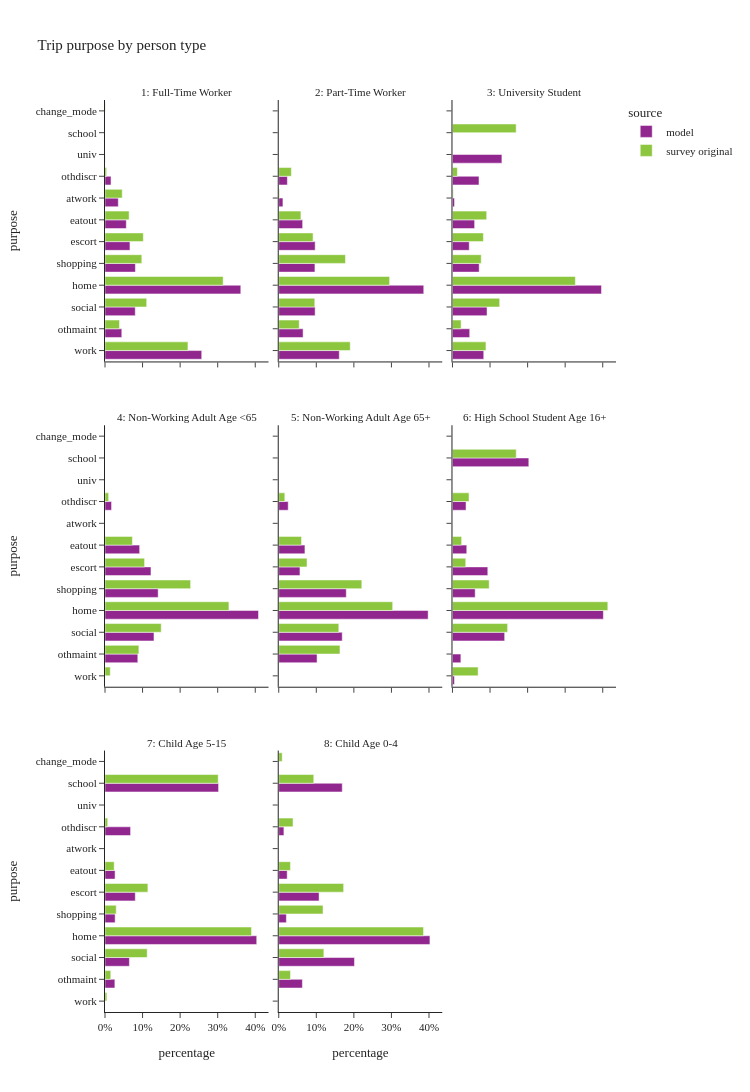

Notebook code for this chart:
### Code cell
util.plot_share_facetbar(trip_data, 'trip_weight', share_col="purpose", title="Trip purpose by person type", 
                         facet_col="ptype_label", facet_col_wrap=3, height=1200)

### Figure 1 — Plotly figure (JSON) as saved in the notebook; plotly's stock layout.template omitted (floating-point values rounded to 4 significant figures)
{"data": [{"alignmentgroup": "True", "customdata": [[1559080], [270722], [487804], [2188923], [489844], [402143], [343351], [214333], [97159], [1657]], "hovertemplate": "source=model<br>ptype_label=1: Full-Time Worker<br>percentage=%{x}<br>purpose=%{y}<br>sample_size=%{customdata[0]}<extra></extra>", "legendgroup": "model", "marker": {"color": "#91268F", "pattern": {"shape": ""}}, "name": "model", "offsetgroup": "model", "orientation": "h", "showlegend": true, "textposition": "auto", "type": "bar", "x": [0.2575, 0.04471, 0.08056, 0.3615, 0.0809, 0.06641, 0.05671, 0.0354, 0.01605, 0.0002737], "xaxis": "x7", "y": ["work", "othmaint", "social", "home", "shopping", "escort", "eatout", "atwork", "othdiscr", "univ"], "yaxis": "y7"}, {"alignmentgroup": "True", "customdata": [[184929], [74373], [111181], [443002], [110567], [111282], [72995], [12798], [26374]], "hovertemplate": "source=model<br>ptype_label=2: Part-Time Worker<br>percentage=%{x}<br>purpose=%{y}<br>sample_size=%{customdata[0]}<extra></extra>", "legendgroup": "model", "marker": {"color": "#91268F", "pattern": {"shape": ""}}, "name": "model", "offsetgroup": "model", "orientation": "h", "showlegend": false, "textposition": "auto", "type": "bar", "x": [0.1612, 0.06481, 0.09689, 0.3861, 0.09635, 0.09698, 0.06361, 0.01115, 0.02298], "xaxis": "x8", "y": ["work", "othmaint", "social", "home", "shopping", "escort", "eatout", "atwork", "othdiscr"], "yaxis": "y8"}, {"alignmentgroup": "True", "customdata": [[44736], [24651], [49437], [213126], [38198], [23969], [31693], [2898], [37928], [70693]], "hovertemplate": "source=model<br>ptype_label=3: University Student<br>percentage=%{x}<br>purpose=%{y}<br>sample_size=%{customdata[0]}<extra></extra>", "legendgroup": "model", "marker": {"color": "#91268F", "pattern": {"shape": ""}}, "name": "model", "offsetgroup": "model", "orientation": "h", "showlegend": false, "textposition": "auto", "type": "bar", "x": [0.08326, 0.04588, 0.09201, 0.3966, 0.07109, 0.04461, 0.05898, 0.005393, 0.07059, 0.1316], "xaxis": "x9", "y": ["work", "othmaint", "social", "home", "shopping", "escort", "eatout", "atwork", "othdiscr", "univ"], "yaxis": "y9"}, {"alignmentgroup": "True", "customdata": [[135120], [201754], [632213], [218979], [189325], [142760], [26992]], "hovertemplate": "source=model<br>ptype_label=4: Non-Working Adult Age <65<br>percentage=%{x}<br>purpose=%{y}<br>sample_size=%{customdata[0]}<extra></extra>", "legendgroup": "model", "marker": {"color": "#91268F", "pattern": {"shape": ""}}, "name": "model", "offsetgroup": "model", "orientation": "h", "showlegend": false, "textposition": "auto", "type": "bar", "x": [0.08734, 0.1304, 0.4086, 0.1415, 0.1224, 0.09227, 0.01745], "xaxis": "x4", "y": ["othmaint", "social", "home", "shopping", "escort", "eatout", "othdiscr"], "yaxis": "y4"}, {"alignmentgroup": "True", "customdata": [[131041], [217125], [510977], [230945], [72553], [89555], [32378]], "hovertemplate": "source=model<br>ptype_label=5: Non-Working Adult Age 65+<br>percentage=%{x}<br>purpose=%{y}<br>sample_size=%{customdata[0]}<extra></extra>", "legendgroup": "model", "marker": {"color": "#91268F", "pattern": {"shape": ""}}, "name": "model", "offsetgroup": "model", "orientation": "h", "showlegend": false, "textposition": "auto", "type": "bar", "x": [0.102, 0.169, 0.3978, 0.1798, 0.05648, 0.06972, 0.02521], "xaxis": "x5", "y": ["othmaint", "social", "home", "shopping", "escort", "eatout", "othdiscr"], "yaxis": "y5"}, {"alignmentgroup": "True", "customdata": [[1981], [8570], [53291], [154071], [23176], [36061], [77934], [14565], [42], [13836]], "hovertemplate": "source=model<br>ptype_label=6: High School Student Age 16+<br>percentage=%{x}<br>purpose=%{y}<br>sample_size=%{customdata[0]}<extra></extra>", "legendgroup": "model", "marker": {"color": "#91268F", "pattern": {"shape": ""}}, "name": "model", "offsetgroup": "model", "orientation": "h", "showlegend": false, "textposition": "auto", "type": "bar", "x": [0.005165, 0.02235, 0.1389, 0.4017, 0.06043, 0.09402, 0.2032, 0.03798, 0.0001095, 0.03608], "xaxis": "x6", "y": ["work", "othmaint", "social", "home", "shopping", "escort", "school", "eatout", "atwork", "othdiscr"], "yaxis": "y6"}, {"alignmentgroup": "True", "customdata": [[31901], [78821], [490411], [32772], [97926], [367097], [32564], [82685]], "hovertemplate": "source=model<br>ptype_label=7: Child Age 5-15<br>percentage=%{x}<br>purpose=%{y}<br>sample_size=%{customdata[0]}<extra></extra>", "legendgroup": "model", "marker": {"color": "#91268F", "pattern": {"shape": ""}}, "name": "model", "offsetgroup": "model", "orientation": "h", "showlegend": false, "textposition": "auto", "type": "bar", "x": [0.02627, 0.06492, 0.4039, 0.02699, 0.08065, 0.3023, 0.02682, 0.0681], "xaxis": "x", "y": ["othmaint", "social", "home", "shopping", "escort", "school", "eatout", "othdiscr"], "yaxis": "y"}, {"alignmentgroup": "True", "customdata": [[23887], [76532], [152770], [7696], [40749], [64170], [8531], [5219]], "hovertemplate": "source=model<br>ptype_label=8: Child Age 0-4<br>percentage=%{x}<br>purpose=%{y}<br>sample_size=%{customdata[0]}<extra></extra>", "legendgroup": "model", "marker": {"color": "#91268F", "pattern": {"shape": ""}}, "name": "model", "offsetgroup": "model", "orientation": "h", "showlegend": false, "textposition": "auto", "type": "bar", "x": [0.06293, 0.2016, 0.4025, 0.02028, 0.1074, 0.1691, 0.02248, 0.01375], "xaxis": "x2", "y": ["othmaint", "social", "home", "shopping", "escort", "school", "eatout", "othdiscr"], "yaxis": "y2"}, {"alignmentgroup": "True", "customdata": [[2156], [336], [1266], [3418], [829], [641], [630], [374], [49], [16]], "hovertemplate": "source=survey original<br>ptype_label=1: Full-Time Worker<br>percentage=%{x}<br>purpose=%{y}<br>sample_size=%{customdata[0]}<extra></extra>", "legendgroup": "survey original", "marker": {"color": "#8CC63E", "pattern": {"shape": ""}}, "name": "survey original", "offsetgroup": "survey original", "orientation": "h", "showlegend": true, "textposition": "auto", "type": "bar", "x": [0.2208, 0.03858, 0.111, 0.3145, 0.098, 0.102, 0.06421, 0.04587, 0.004225, 0.0007776], "xaxis": "x7", "y": ["work", "othmaint", "social", "home", "shopping", "escort", "eatout", "atwork", "othdiscr", "change_mode"], "yaxis": "y7"}, {"alignmentgroup": "True", "customdata": [[505], [211], [467], [1011], [386], [240], [183], [29], [45], [3]], "hovertemplate": "source=survey original<br>ptype_label=2: Part-Time Worker<br>percentage=%{x}<br>purpose=%{y}<br>sample_size=%{customdata[0]}<extra></extra>", "legendgroup": "survey original", "marker": {"color": "#8CC63E", "pattern": {"shape": ""}}, "name": "survey original", "offsetgroup": "survey original", "orientation": "h", "showlegend": false, "textposition": "auto", "type": "bar", "x": [0.1904, 0.05458, 0.09596, 0.2951, 0.1776, 0.09136, 0.05901, 0.002115, 0.03359, 0.0002915], "xaxis": "x8", "y": ["work", "othmaint", "social", "home", "shopping", "escort", "eatout", "atwork", "othdiscr", "change_mode"], "yaxis": "y8"}, {"alignmentgroup": "True", "customdata": [[86], [29], [149], [343], [94], [51], [117], [58], [20], [49], [3]], "hovertemplate": "source=survey original<br>ptype_label=3: University Student<br>percentage=%{x}<br>purpose=%{y}<br>sample_size=%{customdata[0]}<extra></extra>", "legendgroup": "survey original", "marker": {"color": "#8CC63E", "pattern": {"shape": ""}}, "name": "survey original", "offsetgroup": "survey original", "orientation": "h", "showlegend": false, "textposition": "auto", "type": "bar", "x": [0.08909, 0.02293, 0.1257, 0.3271, 0.07654, 0.08233, 0.1696, 0.09108, 0.001982, 0.01301, 0.0007028], "xaxis": "x9", "y": ["work", "othmaint", "social", "home", "shopping", "escort", "school", "eatout", "atwork", "othdiscr", "change_mode"], "yaxis": "y9"}, {"alignmentgroup": "True", "customdata": [[21], [243], [514], [962], [550], [247], [185], [36], [2]], "hovertemplate": "source=survey original<br>ptype_label=4: Non-Working Adult Age <65<br>percentage=%{x}<br>purpose=%{y}<br>sample_size=%{customdata[0]}<extra></extra>", "legendgroup": "survey original", "marker": {"color": "#8CC63E", "pattern": {"shape": ""}}, "name": "survey original", "offsetgroup": "survey original", "orientation": "h", "showlegend": false, "textposition": "auto", "type": "bar", "x": [0.01397, 0.09015, 0.1497, 0.3299, 0.2279, 0.1054, 0.07298, 0.009673, 0.0003247], "xaxis": "x4", "y": ["work", "othmaint", "social", "home", "shopping", "escort", "eatout", "othdiscr", "change_mode"], "yaxis": "y4"}, {"alignmentgroup": "True", "customdata": [[2], [349], [567], [1015], [591], [190], [190], [71], [2]], "hovertemplate": "source=survey original<br>ptype_label=5: Non-Working Adult Age 65+<br>percentage=%{x}<br>purpose=%{y}<br>sample_size=%{customdata[0]}<extra></extra>", "legendgroup": "survey original", "marker": {"color": "#8CC63E", "pattern": {"shape": ""}}, "name": "survey original", "offsetgroup": "survey original", "orientation": "h", "showlegend": false, "textposition": "auto", "type": "bar", "x": [0.0001631, 0.163, 0.1599, 0.3033, 0.2211, 0.07528, 0.06064, 0.01618, 0.0004252], "xaxis": "x5", "y": ["work", "othmaint", "social", "home", "shopping", "escort", "eatout", "othdiscr", "change_mode"], "yaxis": "y5"}, {"alignmentgroup": "True", "customdata": [[10], [1], [35], [79], [10], [8], [45], [10], [4]], "hovertemplate": "source=survey original<br>ptype_label=6: High School Student Age 16+<br>percentage=%{x}<br>purpose=%{y}<br>sample_size=%{customdata[0]}<extra></extra>", "legendgroup": "survey original", "marker": {"color": "#8CC63E", "pattern": {"shape": ""}}, "name": "survey original", "offsetgroup": "survey original", "orientation": "h", "showlegend": false, "textposition": "auto", "type": "bar", "x": [0.06824, 0.0002865, 0.1468, 0.4136, 0.09771, 0.0353, 0.1697, 0.02434, 0.04405], "xaxis": "x6", "y": ["work", "othmaint", "social", "home", "shopping", "escort", "school", "eatout", "othdiscr"], "yaxis": "y6"}, {"alignmentgroup": "True", "customdata": [[9], [52], [218], [681], [53], [166], [484], [77], [29], [2]], "hovertemplate": "source=survey original<br>ptype_label=7: Child Age 5-15<br>percentage=%{x}<br>purpose=%{y}<br>sample_size=%{customdata[0]}<extra></extra>", "legendgroup": "survey original", "marker": {"color": "#8CC63E", "pattern": {"shape": ""}}, "name": "survey original", "offsetgroup": "survey original", "orientation": "h", "showlegend": false, "textposition": "auto", "type": "bar", "x": [0.004979, 0.0154, 0.1123, 0.39, 0.02987, 0.1142, 0.3014, 0.02448, 0.007198, 0.0001868], "xaxis": "x", "y": ["work", "othmaint", "social", "home", "shopping", "escort", "school", "eatout", "othdiscr", "change_mode"], "yaxis": "y"}, {"alignmentgroup": "True", "customdata": [[2], [23], [125], [273], [69], [124], [90], [46], [15], [2]], "hovertemplate": "source=survey original<br>ptype_label=8: Child Age 0-4<br>percentage=%{x}<br>purpose=%{y}<br>sample_size=%{customdata[0]}<extra></extra>", "legendgroup": "survey original", "marker": {"color": "#8CC63E", "pattern": {"shape": ""}}, "name": "survey original", "offsetgroup": "survey original", "orientation": "h", "showlegend": false, "textposition": "auto", "type": "bar", "x": [0.0005594, 0.0313, 0.1201, 0.3855, 0.1179, 0.1728, 0.09325, 0.03121, 0.03809, 0.009249], "xaxis": "x2", "y": ["work", "othmaint", "social", "home", "shopping", "escort", "school", "eatout", "othdiscr", "change_mode"], "yaxis": "y2"}], "layout": {"annotations": [{"font": {}, "showarrow": false, "text": "7: Child Age 5-15", "x": 0.16, "xanchor": "center", "xref": "paper", "y": 0.2867, "yanchor": "bottom", "yref": "paper"}, {"font": {}, "showarrow": false, "text": "8: Child Age 0-4", "x": 0.5, "xanchor": "center", "xref": "paper", "y": 0.2867, "yanchor": "bottom", "yref": "paper"}, {"font": {}, "showarrow": false, "text": "4: Non-Working Adult Age <65", "x": 0.16, "xanchor": "center", "xref": "paper", "y": 0.6433, "yanchor": "bottom", "yref": "paper"}, {"font": {}, "showarrow": false, "text": "5: Non-Working Adult Age 65+", "x": 0.5, "xanchor": "center", "xref": "paper", "y": 0.6433, "yanchor": "bottom", "yref": "paper"}, {"font": {}, "showarrow": false, "text": "6: High School Student Age 16+", "x": 0.84, "xanchor": "center", "xref": "paper", "y": 0.6433, "yanchor": "bottom", "yref": "paper"}, {"font": {}, "showarrow": false, "text": "1: Full-Time Worker", "x": 0.16, "xanchor": "center", "xref": "paper", "y": 1.0, "yanchor": "bottom", "yref": "paper"}, {"font": {}, "showarrow": false, "text": "2: Part-Time Worker", "x": 0.5, "xanchor": "center", "xref": "paper", "y": 1.0, "yanchor": "bottom", "yref": "paper"}, {"font": {}, "showarrow": false, "text": "3: University Student", "x": 0.84, "xanchor": "center", "xref": "paper", "y": 1.0, "yanchor": "bottom", "yref": "paper"}], "barmode": "group", "height": 1200, "legend": {"title": {"text": "source"}, "tracegroupgap": 0}, "title": {"text": "Trip purpose by person type"}, "width": 750, "xaxis": {"anchor": "y", "domain": [0.0, 0.32], "tickformat": ".0%", "title": {"text": "percentage"}}, "xaxis2": {"anchor": "y2", "domain": [0.34, 0.66], "matches": "x", "tickformat": ".0%", "title": {"text": "percentage"}}, "xaxis3": {"anchor": "y3", "domain": [0.68, 1.0], "matches": "x", "tickformat": ".0%", "title": {"text": "percentage"}}, "xaxis4": {"anchor": "y4", "domain": [0.0, 0.32], "matches": "x", "showticklabels": false, "tickformat": ".0%"}, "xaxis5": {"anchor": "y5", "domain": [0.34, 0.66], "matches": "x", "showticklabels": false, "tickformat": ".0%"}, "xaxis6": {"anchor": "y6", "domain": [0.68, 1.0], "matches": "x", "showticklabels": false, "tickformat": ".0%"}, "xaxis7": {"anchor": "y7", "domain": [0.0, 0.32], "matches": "x", "showticklabels": false, "tickformat": ".0%"}, "xaxis8": {"anchor": "y8", "domain": [0.34, 0.66], "matches": "x", "showticklabels": false, "tickformat": ".0%"}, "xaxis9": {"anchor": "y9", "domain": [0.68, 1.0], "matches": "x", "showticklabels": false, "tickformat": ".0%"}, "yaxis": {"anchor": "x", "domain": [0.0, 0.2867], "title": {"text": "purpose"}}, "yaxis2": {"anchor": "x2", "domain": [0.0, 0.2867], "matches": "y", "showticklabels": false}, "yaxis3": {"anchor": "x3", "domain": [0.0, 0.2867], "matches": "y", "showticklabels": false}, "yaxis4": {"anchor": "x4", "domain": [0.3567, 0.6433], "matches": "y", "title": {"text": "purpose"}}, "yaxis5": {"anchor": "x5", "domain": [0.3567, 0.6433], "matches": "y", "showticklabels": false}, "yaxis6": {"anchor": "x6", "domain": [0.3567, 0.6433], "matches": "y", "showticklabels": false}, "yaxis7": {"anchor": "x7", "domain": [0.7133, 1.0], "matches": "y", "title": {"text": "purpose"}}, "yaxis8": {"anchor": "x8", "domain": [0.7133, 1.0], "matches": "y", "showticklabels": false}, "yaxis9": {"anchor": "x9", "domain": [0.7133, 1.0], "matches": "y", "showticklabels": false}}}
